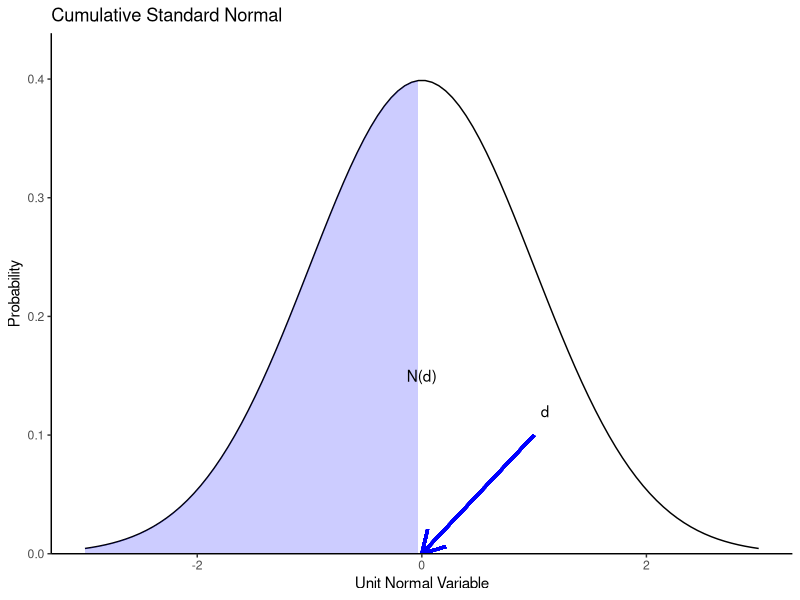

The R script that drew this image:
## ---- chunk 1
dbl_var = c(1, 2.5, 4.5)
dbl_var
## ---- chunk 2
int_var = c(1L, 6L, 10L)
int_var
## ---- chunk 3
as.double(int_var)
# as.numeric(int_var)
## ---- chunk 4
as.integer(dbl_var)
## ---- chunk 5
1:10
## ---- chunk 6
c(1, 5, 10)
## ---- chunk 7
seq(from = 1, to = 21, by = 2)
## ---- chunk 8
seq(0, 21, length.out = 15)
## ---- chunk 9
rep(1: 4)
## ---- chunk 10
rep(1:4, times = 2)
## ---- chunk 11
rep(1:4, each = 2)
## ---- chunk 12
runif(5)
## ---- chunk 13
runif(5, min = 0, max = 25)
## ---- chunk 14
sample(0:25, 10, replace = TRUE)
## ---- chunk 15
library(ggplot2)

x = seq(from = -3, to = 3, length.out = 100)
y = dnorm(x, mean  = 0, sd = 1)
df = data.frame(x, y)
ggplot(data = df, aes(x = x, y = y)) +
  geom_line() +
  xlab('Unit Normal Variable') +
  ylab('Probability') +
  geom_ribbon(
    data = subset(df, x <= 0),
    aes(ymax = y),
    ymin = 0,
    fill = "blue",
    colour = NA,
    alpha = 0.2
  ) +
  annotate("text", x = 0, y = 0.15, label = "N(d)") +
  geom_segment(data= df, mapping=aes(x=1, y=0.1, xend=0, yend=0),
               arrow=arrow(), size = 1, color="blue") +
  annotate("text", x = 1.1, y = 0.12, label = "d") +
  ggtitle('Cumulative Standard Normal') +
  theme_classic() +
  scale_y_continuous(expand = c(0, 0, 0.1, 0)) 
## ---- chunk 16
rnorm(10, mean = 0, sd = 1)
## ---- chunk 17
dnorm(0, mean = 0, sd = 1)
## ---- chunk 18
pnorm(0, mean = 0, sd = 1)
## ---- chunk 19
qnorm(0.5, mean = 0, sd = 1)
## ---- chunk 20
x = c(1, 1.35, 1.7, 2.05, 2.4, 2.75, 3.1, 3.45, 3.8, 4.15, 
      4.5, 4.85, 5.2, 5.55, 5.9)
## ---- chunk 21
round(x)
## ---- chunk 22
round(x, digits = 2)
## ---- chunk 23
ceiling(x)
## ---- chunk 24
floor(x)
